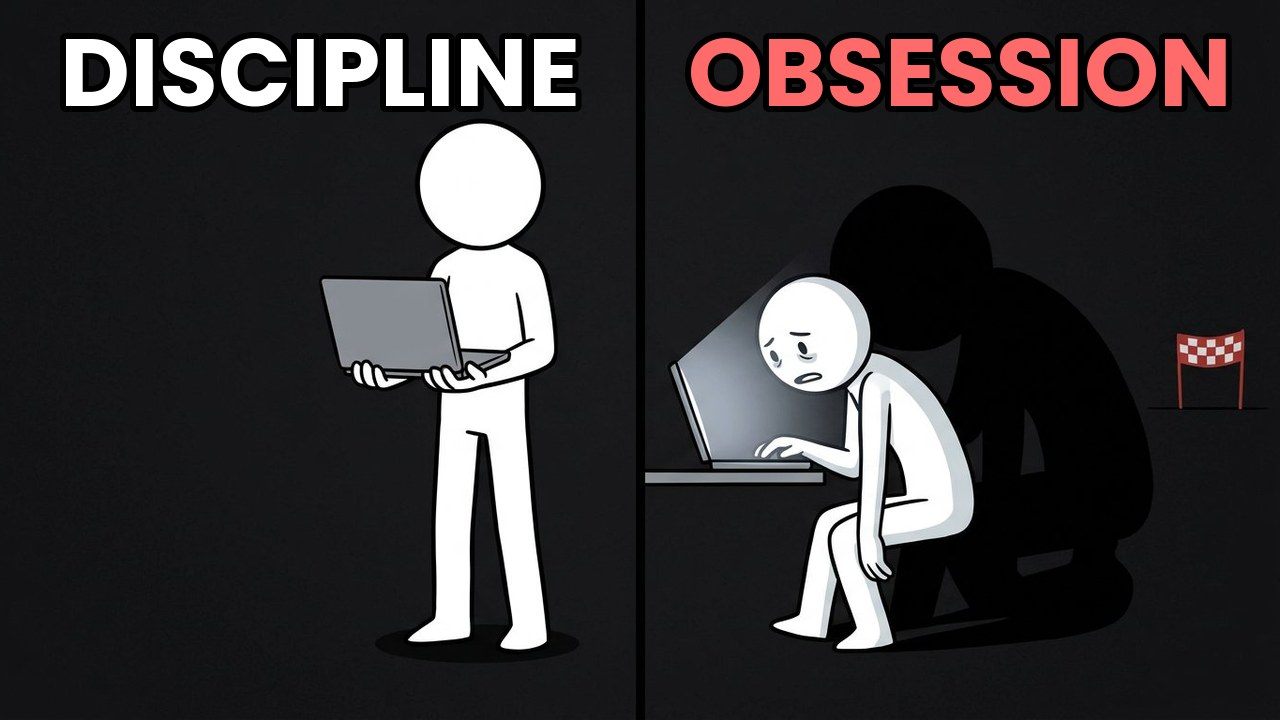
#> input picture videos/discipline-vs-obsession/thumbnail.jpg, 1280 x 720 px
$ python -i thumbnail_style.py   (imports and definitions only)
#> lines starting #> are read from the running program, lines starting #| are printed output that depends on the picture
#!/usr/bin/env python3
"""Measure whether a thumbnail belongs to the same visual world as its video.

The publishing standard requires that a thumbnail look like it was cut from the
film it advertises: same palette family, same level of saturation, same kind of
lighting. Base art is generated separately from the frames — that is allowed and
usually better — but it must be *generated against the film's own frames as a
style reference*, and the result must be verifiable.

This tool makes that requirement objective instead of a vibe:

    python3 tools/thumbnail_style.py profile videos/the-first-plank/the-first-plank.mp4
    python3 tools/thumbnail_style.py check   videos/the-first-plank/the-first-plank.mp4 \
                                             videos/the-first-plank/thumbnail.jpg

`check` prints a 0–1 similarity score with its three components and exits
non-zero when the pair is too far apart to ship.

Scoring rubric (art region only — the type band is excluded):

    palette    0.35  hue-histogram overlap with the film's own colour, counted
                     only over pixels that actually carry chroma. Skipped entirely
                     for an achromatic film, where "matching the colour" really
                     means "be beige", and is redistributed to line language.
    line       0.40  edge density: how much ink line work the cover carries
                     compared with the film. This is what keeps a cover in the
                     film's drawing language rather than just its tint. For an
                     achromatic film it carries the palette's weight too.
    saturation 0.00  folded into the chroma test above (reported, not scored)
    value      0.25  ink polarity. A thumbnail is *deliberately* pushed to high
                     contrast — white line art on black for a dark film, or the
                     reverse — because that is what reads in a grid. Scoring mean
                     brightness punished exactly that, so what is compared is the
                     film's dark/light balance against the cover's, which is
                     invariant under inversion. Reproducing the film's overall
                     brightness buys nothing; contradicting its balance still fails.

Matching is intentionally a floor, not a target: an art-directed thumbnail that
scores just above threshold is still the designer's call to approve or reject.

A high score is necessary and not sufficient. This tool cannot see focal point,
scale, expression, gesture or typographic punch — the things that actually decide
whether anyone clicks. See docs/production/YOUTUBE_PUBLISHING.md 13.0.
"""

from __future__ import annotations

import argparse
import colorsys
import sys
from pathlib import Path

try:  # Pillow 10 moved the resampling constants onto Image.Resampling
    from PIL import Image as _PILImage

    LANCZOS = _PILImage.Resampling.LANCZOS
except (ImportError, AttributeError):  # pragma: no cover - older Pillow
    LANCZOS = 1

ROOT = Path(__file__).resolve().parents[1]

# The art sits under the type band at the top of every cover, so we score the
# lower part of the frame where the imagery actually lives.
ART_TOP_FRACTION = 0.34
PALETTE_COLOURS = 6
SAMPLES_PER_VIDEO = 8
THRESHOLD = 0.62


import warnings

# [1 line not run here, left out]


def _rgb_to_hsv(px: tuple[int, int, int]) -> tuple[float, float, float]:
    return colorsys.rgb_to_hsv(px[0] / 255, px[1] / 255, px[2] / 255)


def art_region(image, art_fraction=None):
    """Crop away the text band so only artwork is measured.

    Covers built by tools/compose_thumbnail.py declare where their art ends
    (`thumbnail_spec.art_fraction`). When that is given, the band is cut from the
    bottom. Otherwise fall back to ART_TOP_FRACTION, which crops the *top* — the
    legacy assumption that art sat low in the frame.

    This used to always crop the top. Once the covers moved their artwork into the
    upper two-thirds and the type into a band at the bottom, that crop measured the
    text band instead of the art and reported a style mismatch that did not exist.
    """
    if art_fraction is not None:
        bottom = int(image.height * art_fraction)
        return image.crop((0, 0, image.width, bottom))
    top = int(image.height * ART_TOP_FRACTION)
    return image.crop((0, top, image.width, image.height))


def ink_polarity(image, art_fraction=None, split=False) -> float:
    """Share of the frame occupied by the *minority* tone — the drawn material.

    The mistake worth recording: this used to be "share of dark pixels", which is
    not invariant under inversion. A cream film with thin black ink scored 0.10;
    a black cover with white line art scored 0.76; subtracting them declared a
    mismatch between two images of the same drawing.

    The property that actually survives inversion is how much of the frame is
    drawn material rather than empty ground, whichever tone that material is.
    A cream page with black line work and a black page with white line work both
    sit near 0.2; a washed-out single-tone cover sits near 0 and fails, which is
    what we want.
    """
    small = art_region(image.convert("RGB"), art_fraction).resize((96, 96), LANCZOS)
    pixels = list(small.getdata())
    luminance = [(r + g + b) / 765 for r, g, b in pixels]
    dark = sum(1 for v in luminance if v < 0.32) / len(pixels)
    light = sum(1 for v in luminance if v > 0.68) / len(pixels)
    if split:
        return round(dark, 3), round(light, 3)
    return round(min(dark, light), 3)


def tone_balance(image, art_fraction=None) -> float:
    """Which way the frame leans: share of drawn material that is light on dark.

    0 = the drawing is light line work on a dark ground; 1 = dark line work on a
    light ground; 0.5 = the two are equal.

    `ink_polarity` below deliberately ignores this, because a cover is allowed to
    invert the film. The catch is that two covers of the *same split-screen frame*
    can disagree wildly here — a wide 16:9 crop that keeps the bright half scores
    ~0.29, while a tall 9:16 crop of the same art scores ~0.02 — purely because of
    how much of each half lands in frame. That is a framing artefact, not an art
    direction choice, so it is reported separately and never gates a pass.
    """
    dark, light = ink_polarity(image, art_fraction, split=True)
    total = dark + light
    return round(light / total, 3) if total else 0.5


CHROMA_FLOOR = 0.25        # saturation above which a pixel counts as "colour"
ACHROMATIC_SHARE = 0.22     # below this share of chroma the film has no colour world


def chroma_share(image, art_fraction=None) -> float:
    """Share of the art region that carries real saturation.

    A cream-paper film scores near zero here: its "colour" is paper, not palette.
    Treating those near-neutral pixels as hue evidence is what made the checker
    demand that every cover be beige.
    """
    small = art_region(image.convert("RGB"), art_fraction).resize((96, 96), LANCZOS)
    pixels = list(small.getdata())
    coloured = 0
    for r, g, b in pixels:
        hue, saturation, value = _rgb_to_hsv((r, g, b))
        if saturation >= CHROMA_FLOOR and value >= 0.15:
            coloured += 1
    return round(coloured / len(pixels), 3)


def edge_density(image, art_fraction=None) -> float:
    """Fraction of pixels sitting on a strong edge — a proxy for ink line work.

    Flat paper scores near zero, a drawn figure scores high. Two images in the
    same drawing language land close together; a photographic or painterly cover
    against flat line art does not.
    """
    from PIL import ImageFilter, ImageStat

    small = art_region(image.convert("L"), art_fraction).resize((256, 256), LANCZOS)
    edges = small.filter(ImageFilter.FIND_EDGES)
    # count pixels well above the image's own noise floor
    floor = ImageStat.Stat(edges).mean[0] + 12
    return round(sum(1 for px in edges.getdata() if px > floor) / (256 * 256), 4)


def hue_histogram(image, art_fraction=None) -> list[float]:
    """12-bin hue histogram, weighted by saturation so neutral ink and paper
    barely register while coloured light and accents dominate.

    This is the component that actually distinguishes a thumbnail cut from the
    film from one that merely happens to be dark: navy and rust sit in opposite
    hue bins even though an RGB distance calls them neighbours."""
    small = art_region(image.convert("RGB"), art_fraction).resize((96, 96), LANCZOS)
    bins = [0.0] * 12
    for pixel in small.getdata():
        hue, saturation, value = _rgb_to_hsv(pixel)
        # weight by chroma, with a floor so near-neutral art still votes a little
        if saturation < CHROMA_FLOOR:
            continue  # paper and ink are not a palette
        weight = saturation * max(0.05, value)
        bins[min(11, int(hue * 12))] += weight
    total = sum(bins) or 1.0
    return [value / total for value in bins]


def profile(image, art_fraction=None) -> dict:
    """Summarise an image's colour world: mean RGB, HSV and a hue signature."""
    small = art_region(image.convert("RGB"), art_fraction).resize((96, 96), LANCZOS)
    pixels = list(small.getdata())
    count = len(pixels)

    mean = tuple(sum(p[i] for p in pixels) // count for i in range(3))
    hsv = [_rgb_to_hsv(p) for p in pixels]

    return {
        "mean_rgb": mean,
        "saturation": round(sum(h[1] for h in hsv) / count, 3),
        "value": round(sum(h[2] for h in hsv) / count, 3),
        "hues": hue_histogram(image, art_fraction),
        "polarity": ink_polarity(image, art_fraction),
        "tone": tone_balance(image, art_fraction),
        "chroma": chroma_share(image, art_fraction),
        "edges": edge_density(image, art_fraction),
    }


# [198 lines left out: functions hue_similarity, line_similarity, compare, frame_paths, video_profile, report and 1 more, not called in this run]


# [2 lines not run here, left out]

>>> from PIL import Image
>>> picture = Image.open('../videos/discipline-vs-obsession/thumbnail.jpg')
#> picture is the input picture: PIL image 1280x720 RGB; mean R, G, B 51, 48, 49.7
>>> result = profile(picture)
#> in art_region, `return image.crop((0, top, image.width, image.height))`:
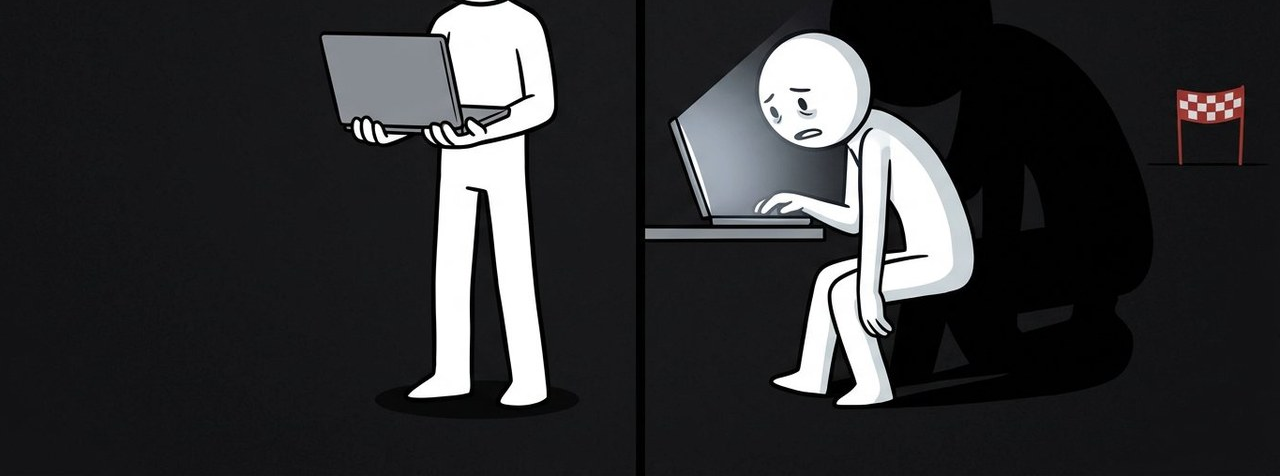
#> returned value: PIL image 1280x476 RGB; mean R, G, B 48, 48.3, 50
#> in profile, `small = art_region(image.convert("RGB"), art_fraction).resize((96, 96)..`:
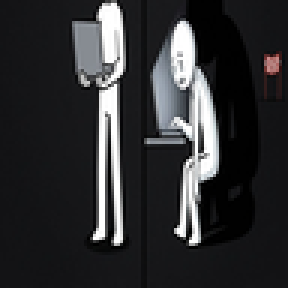
#> small: PIL image 96x96 RGB (shown 3 times larger); mean R, G, B 47.6, 47.9, 49.7
#> in profile, `pixels = list(small.getdata())`: pixels = 9216 items, first 6: (19, 19, 21), (19, 19, 21), (19, 19, 21), (20, 20, 22), (20, 20, 22), (20, 20, 22)
#> in profile, `count = len(pixels)`: count = 9216
#> in profile, `mean = tuple(sum(p[i] for p in pixels) // count for i in range(3))`: mean = (47, 47, 49)
#> in profile, `hsv = [_rgb_to_hsv(p) for p in pixels]`: hsv = 9216 items, first 6: (0.667, 0.0952, 0.0824), (0.667, 0.0952, 0.0824), (0.667, 0.0952, 0.0824), (0.667, 0.0909, 0.0863), (0.667, 0.0909, 0.0863), (0.667, 0.0909, 0.0863)
#> the loop in hue_histogram, `for pixel in small.getdata():` made 9216 passes
#> (pixel, hue, saturation, value) on passes 1 to 3: ((19, 19, 21), 0.667, 0.0952, 0.0824), ((19, 19, 21), 0.667, 0.0952, 0.0824), ((19, 19, 21), 0.667, 0.0952, 0.0824)
#> after the loop in hue_histogram, `for pixel in small.getdata():`: bins = [9.68, 0, 0.254, 0, 0, 0, 0.623, 0.585, 1.21, 0.102, 0.0917, 0.624]
#> in hue_histogram, `total = sum(bins) or 1.0`: total = 13.17
#> in ink_polarity, `luminance = [(r + g + b) / 765 for r, g, b in pixels]`: luminance = 9216 values, max 1 at index 226, min 0 at index 63, mean 0.19
#> in ink_polarity, `dark = sum(1 for v in luminance if v < 0.32) / len(pixels)`: dark = 0.831
#> in ink_polarity, `light = sum(1 for v in luminance if v > 0.68) / len(pixels)`: light = 0.096
#> in tone_balance, `dark, light = ink_polarity(image, art_fraction, split=True)`: dark = 0.831; light = 0.096
#> in tone_balance, `total = dark + light`: total = 0.927
#> the loop in chroma_share, `for r, g, b in pixels:` made 9216 passes
#> (hue, saturation, value) on passes 1725, 1726, 1817, 1818, 1819, 1820, 1821, 1822, 1913, 1914, 1915, 1916: (0.986, 0.6, 0.157), (0.982, 0.422, 0.176), (0, 0.554, 0.361), (0.00362, 0.523, 0.345), (0, 0.619, 0.165), (0.00794, 0.545, 0.302), (0.01, 0.55, 0.592), (0.0128, 0.629, 0.243), (0, 0.569, 0.455), (0.00265, 0.31, 0.796), (0.00926, 0.429, 0.659), (0.00966, 0.388, 0.698)
#> (r, g, b, hue, saturation, value) on passes 1 to 6: (19, 19, 21, 0.667, 0.0952, 0.0824), (19, 19, 21, 0.667, 0.0952, 0.0824), (19, 19, 21, 0.667, 0.0952, 0.0824), (20, 20, 22, 0.667, 0.0909, 0.0863), (20, 20, 22, 0.667, 0.0909, 0.0863), (20, 20, 22, 0.667, 0.0909, 0.0863)
#> after the loop in chroma_share, `for r, g, b in pixels:`: coloured = 57
#> in edge_density, `small = art_region(image.convert("L"), art_fraction).resize((256, 256)..`:
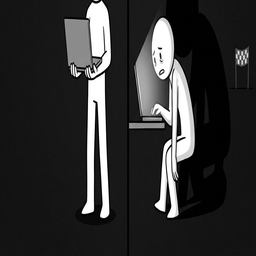
#> small: PIL image 256x256 L; min 0, max 255, mean 48.1
#> in edge_density, `edges = small.filter(ImageFilter.FIND_EDGES)`:
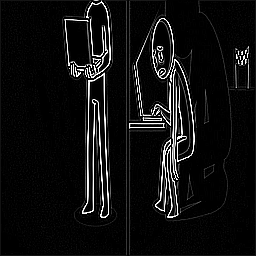
#> edges: PIL image 256x256 L; min 0, max 255, mean 15.7
#> in edge_density, `floor = ImageStat.Stat(edges).mean[0] + 12`: floor = 27.71
#> result = {'mean_rgb': (47, 47, 49), 'saturation': 0.081, 'value': 0.196, 'hues': [0.735, 0, 0.0193, 0, 0, 0, 0.0473, 0.0444, 0.0922, 0.00776, 0.00696, 0.0473], 'polarity': 0.096, 'tone': 0.104, 'chroma': 0.006, 'edges': 0.0933}
